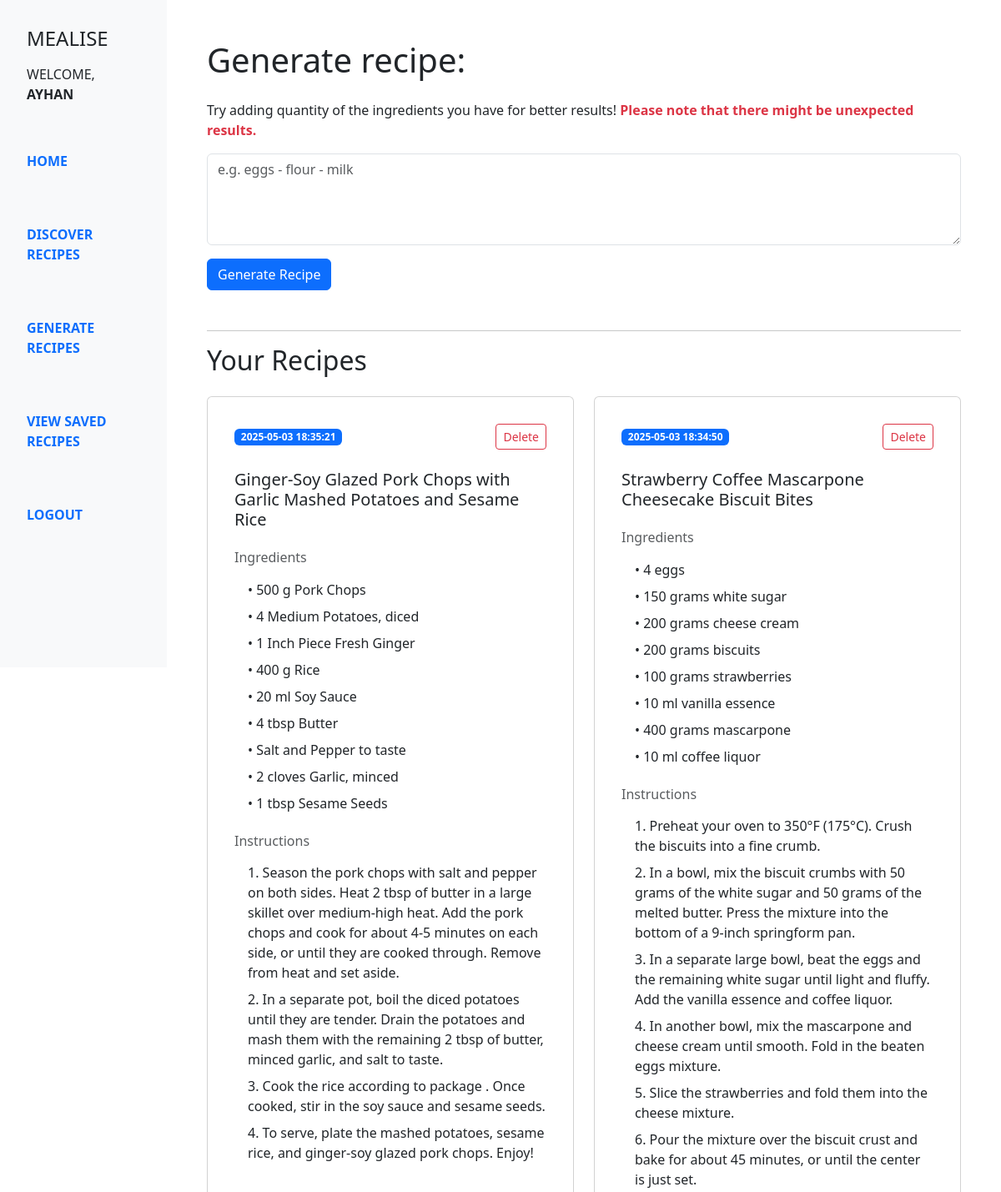
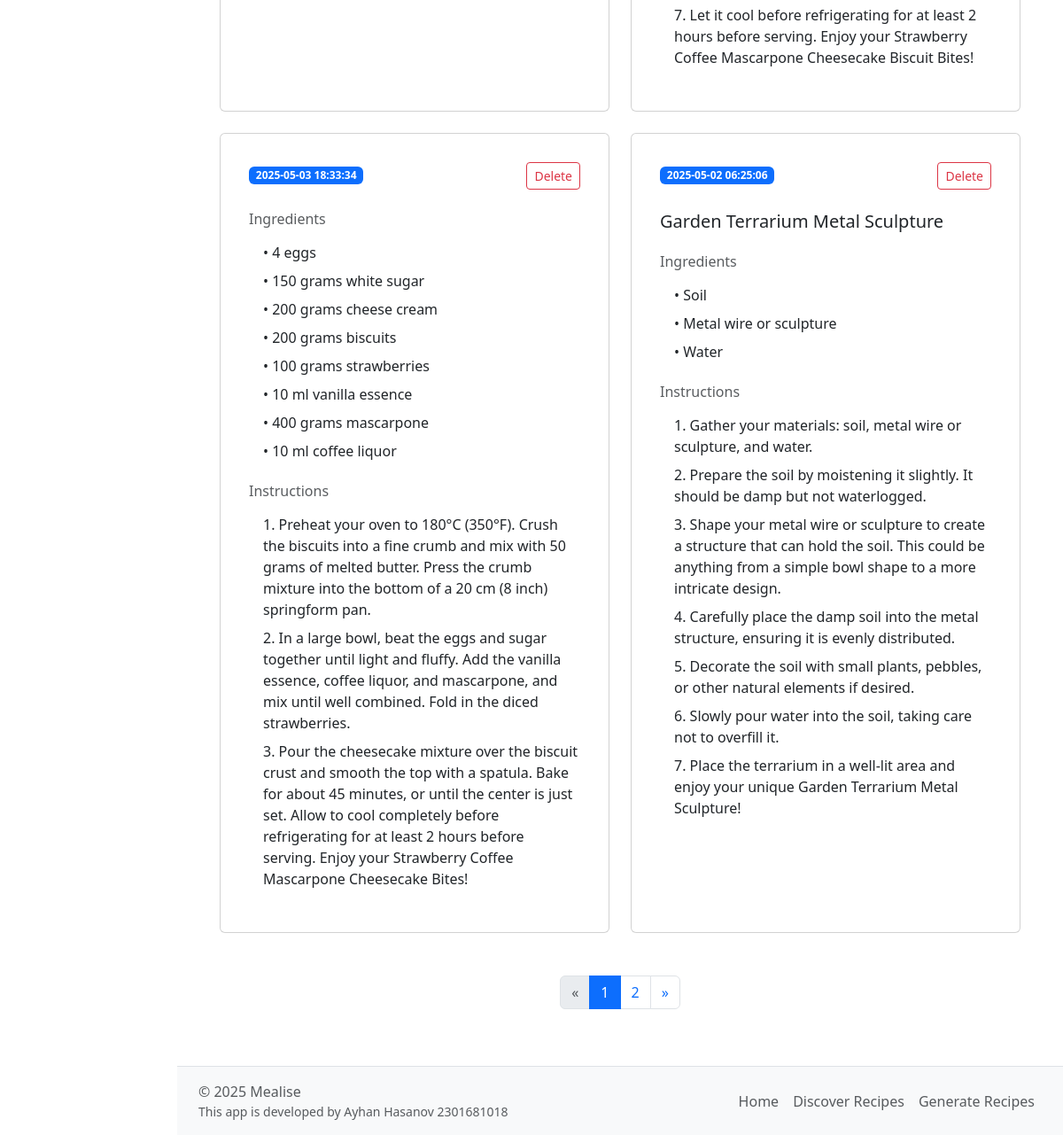
Before: /recipes (signed in) with the older database file (2 pictures, top to bottom).
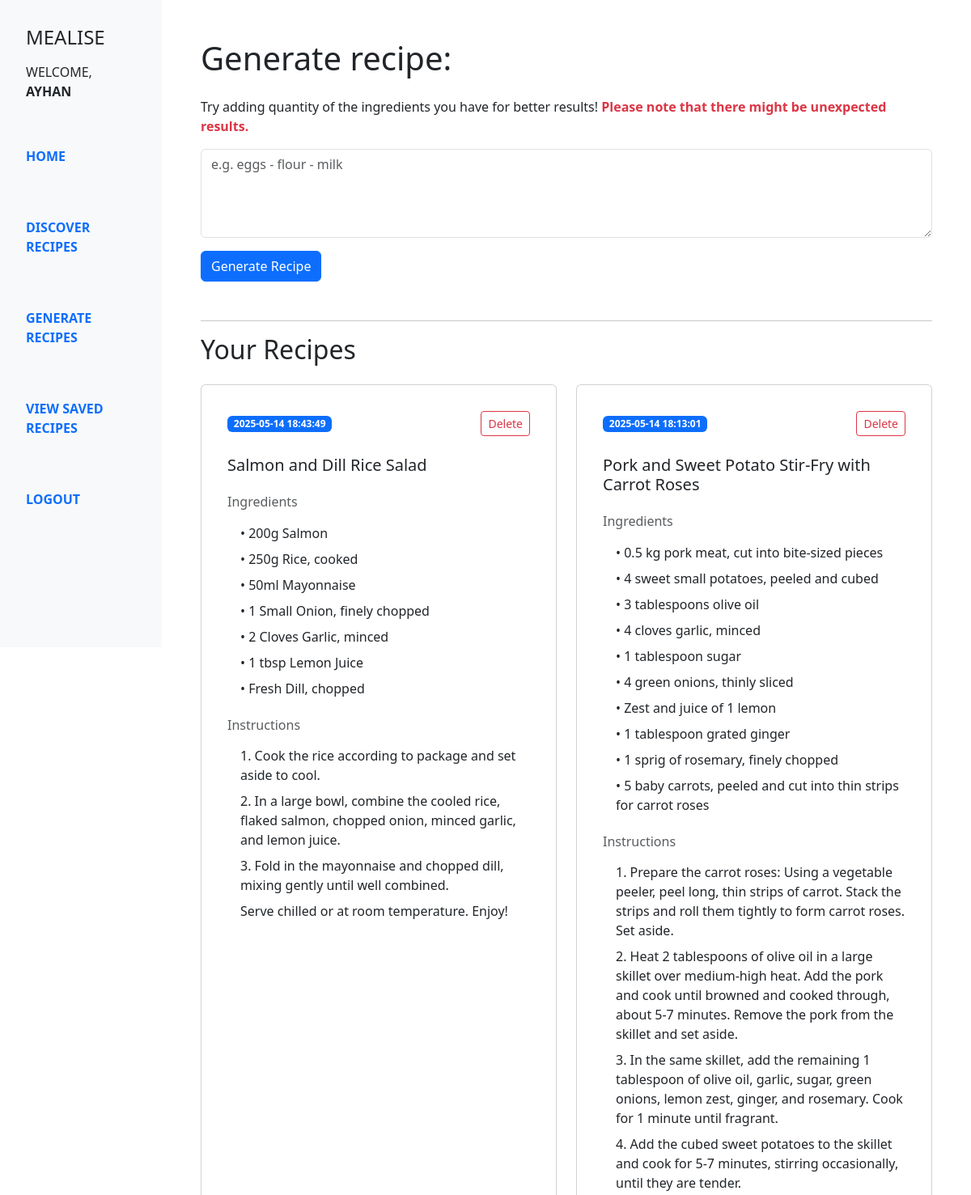
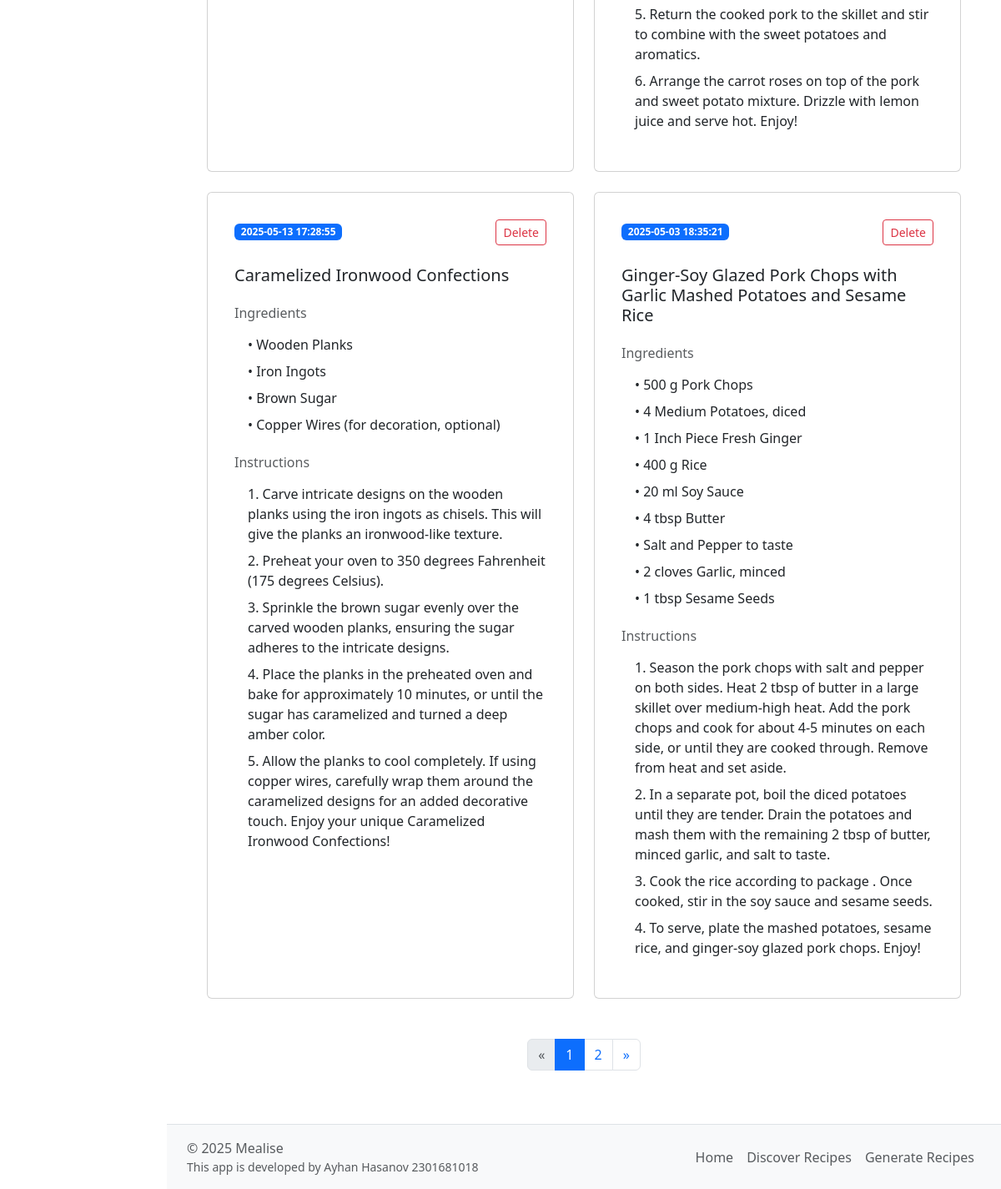
After: the same page with the newer database file (2 pictures, top to bottom).
### models/models.py (models this page shows, shortened)
class User(db.Model, UserMixin):  # Inherit from UserMixin for Flask-Login
    id = db.Column(db.Integer, primary_key=True)
    username = db.Column(db.String(120), unique=True, nullable=False)
    email = db.Column(db.String(120), unique=True, nullable=False)
    password = db.Column(db.String(120), nullable=False)
    @property
    def is_authenticated(self):
        return True

class Recipe(db.Model):
    id = db.Column(db.Integer, primary_key=True)
    username = db.Column(db.String(150), db.ForeignKey('user.username'), nullable=False)
    ingredients = db.Column(db.String(500), nullable=False)
    recipe = db.Column(db.String(1000), nullable=False)
    title = db.Column(db.String(150), nullable=False)
    created_at = db.Column(db.DateTime, nullable=False)

### routes/gen_recipe.py (the view)
@recipes_bp.route('/recipes', methods=['GET'])
@login_required
def gen_recipe_page() :
    if not current_user.is_authenticated :
        print("User not logged in, redirecting to login page...")
        return redirect(url_for('auth.login'))
    username = current_user.username
    from models.models import Recipe
    page = request.args.get('page', 1, type=int)
    per_page = 4
    recipes = Recipe.query.filter_by(username=username).order_by(Recipe.created_at.desc()).paginate(page=page, per_page=per_page)
    return render_template('recipe_page.html', recipes=recipes)

### app.py (called while the page is built)
def create_app():
    app = Flask(__name__)
    app.secret_key = os.getenv('FLASK_SECRET_KEY')
    app.config['SQLALCHEMY_DATABASE_URI'] = os.getenv('DATABASE_URI')
    app.config['SQLALCHEMY_TRACK_MODIFICATIONS'] = False
    app.register_blueprint(auth_bp)
    app.register_blueprint(recipes_bp)
    app.register_blueprint(home_bp)
    app.register_blueprint(spoonacular_bp)
    db.init_app(app)
    bcrypt.init_app(app)
    login_manager = LoginManager()
    login_manager.init_app(app)
    login_manager.login_view = 'auth.login'  # Redirect to login page if not authenticated
    @login_manager.user_loader
    def load_user(user_id) :
        return db.session.get(User, int(user_id))  # Updated method to avoid the legacy warning
    with app.app_context():
        db.create_all()
    return app

### templates/recipe_page.html (shortened to what this page needs)
{% extends 'base.html' %}
{% block content %}
<div class="container py-5 px-4">
    <h1 class="mb-4">Generate recipe: </h1>
    <p>Try adding quantity of the ingredients you have for better results! <span class="text-danger fw-bold">Please note that there might be unexpected results.</span></p>
    <form id="generateForm" method="POST" action="{{ url_for('recipes.generate_and_save_recipe') }}" class="mb-5">
        <div class="mb-3">
            <textarea name="ingredients" id="ingredients" class="form-control" rows="4" placeholder="e.g. eggs - flour - milk" required></textarea>
        </div>
        <button type="submit" class="btn btn-primary">Generate Recipe</button>
    </form>
    <hr>
    <h2 class="mb-4">Your Recipes</h2>
    <div class="row g-4">
        {% for recipe in recipes.items %}
            <div class="col-md-6 d-flex">
                <div class="card w-100 h-100 p-3">
                    <div class="card-body d-flex flex-column">
                        <div>
                            <div class="d-flex align-items-center justify-content-between mb-4">
                                <span class="badge bg-primary">{{ recipe.created_at }}</span>
                                <form method="POST" action="{{ url_for('recipes.delete_recipe', recipe_id=recipe.id) }}" onsubmit="return confirm('Are you sure you want to delete this recipe?');">
                                    <button type="submit" class="btn btn-outline-danger btn-sm">Delete</button>
                                </form>
                            </div>
                            <h5 class="card-title mb-4">{{ recipe.title }}</h5>
                            <h6 class="text-muted mb-3">Ingredients</h6>
                            <ul class="list-unstyled ps-3 mb-4">
                                {% for ingredient in recipe.ingredients.split('--') %}
                                    {% if ingredient.strip() %}
                                        <li class="mb-2">• {{ ingredient.strip() }}</li>
                                    {% endif %}
                                {% endfor %}
                            </ul>
                            <h6 class="text-muted mb-3">Instructions</h6>
                            <ol class="ps-3 list-unstyled">
                                {% for step in recipe.recipe.split('\n') %}
                                    {% if step.strip() %}
                                        <li class="mb-2">{{ step.strip() }}</li>
                                    {% endif %}
                                {% endfor %}
                            </ol>
                        </div>
                    </div>
                </div>
            </div>
        {% endfor %}
    </div>
    <nav aria-label="Recipe navigation" class="mt-5">
        <ul class="pagination justify-content-center">
            {% if recipes.has_prev %}
                <li class="page-item">
                    <a class="page-link" href="{{ url_for('recipes.gen_recipe_page', page=recipes.prev_num) }}" aria-label="Previous">
                        <span aria-hidden="true">&laquo;</span>
                    </a>
                </li>
            {% else %}
                <li class="page-item disabled">
                    <span class="page-link" aria-label="Previous">&laquo;</span>
                </li>
            {% endif %}
            {% for page_num in range(1, recipes.pages + 1) %}
                <li class="page-item {% if page_num == recipes.page %}active{% endif %}">
                    <a class="page-link" href="{{ url_for('recipes.gen_recipe_page', page=page_num) }}">{{ page_num }}</a>
                </li>
            {% endfor %}
            {% if recipes.has_next %}
                <li class="page-item">
                    <a class="page-link" href="{{ url_for('recipes.gen_recipe_page', page=recipes.next_num) }}" aria-label="Next">
                        <span aria-hidden="true">&raquo;</span>
                    </a>
                </li>
            {% else %}
                <li class="page-item disabled">
                    <span class="page-link" aria-label="Next">&raquo;</span>
                </li>
            {% endif %}
        </ul>
    </nav>
</div>
{% endblock %}

### templates/base.html (shortened to what this page needs)
<!DOCTYPE html>
<html lang="en">
<head>
  <link href="https://cdn.jsdelivr.net/npm/bootstrap@5.3.5/dist/css/bootstrap.min.css" rel="stylesheet">
</head>
<body class="d-flex flex-column min-vh-100">
  <div class="container-fluid d-flex flex-grow-1">
  <div class="row flex-grow-1 w-100">
      <nav class="col-md-3 col-lg-2 d-md-block bg-light sidebar p-3 text-uppercase fw-semibold position-fixed" style="height: 100vh;">
        <h4 class="m-3">Mealise</h4>
        {% if current_user.is_authenticated %}
        <p class="px-3 fw-lighter">Welcome, <b>{{ current_user.username }}</b></p>
      {% endif %}
        <ul class="nav flex-column mt-5">
          <li class="nav-item mb-5">
            <a class="nav-link active" href="{{ url_for('home.landing') }}">Home</a>
          </li>
          <li class="nav-item mb-5">
            <a class="nav-link" href="{{ url_for('spoonacular.unified_discover') }}">Discover Recipes</a>
          </li>
          <li class="nav-item mb-5">
            <a class="nav-link" href="{{ url_for('recipes.gen_recipe_page') }}">Generate Recipes</a>
          </li>
          <li class="nav-item mb-5">
            <a class="nav-link" href="{{ url_for('spoonacular.view_saved_recipes') }}">View Saved Recipes</a>
          </li>
          <li class="nav-item mb-1">
            {% if current_user.is_authenticated %}
          <a class="nav-link" href="{{ url_for('auth.logout') }}">Logout</a>
        {% else %}
          <a class="nav-link" href="{{ url_for('auth.login') }}">Login</a>
        {% endif %}
          </li>
        </ul>
      </nav>
      <main class="ms-auto col-md-9 ms-sm-auto col-lg-10 px-md-4">
        {% block content %}
        {% endblock %}
      </main>
      <footer class=" ms-auto col-md-9 ms-sm-auto col-lg-10 px-md-4 d-flex justify-content-between align-items-center py-3 border-top bg-light px-4 mt-auto">
  <div class="d-flex flex-column">
    <span class="text-muted">&copy; 2025 Mealise</span>
    <small class="text-muted">This app is developed by Ayhan Hasanov 2301681018</small>
  </div>
  <ul class="nav justify-content-end">
    <li class="nav-item">
      <a class="nav-link px-2 text-muted" href="{{ url_for('home.landing') }}">Home</a>
    </li>
    <li class="nav-item">
      <a class="nav-link px-2 text-muted" href="{{ url_for('spoonacular.unified_discover') }}">Discover Recipes</a>
    </li>
    <li class="nav-item">
      <a class="nav-link px-2 text-muted" href="{{ url_for('recipes.gen_recipe_page') }}">Generate Recipes</a>
    </li>
  </ul>
</footer>
    </div>
  </div>
</body>
</html>

Changed rows visible on the page:
no longer on this page (row unchanged): Recipe: created_at "2025-05-03 18:34:50", title "Strawberry Coffee Mascarpone Cheesecake Biscuit Bites", strip "4 eggs" "150 grams white sugar" "200 grams cheese cream" "200 grams biscuits" "100 grams strawberries" "10 ml vanilla essence" "400 grams mascarpone" "10 ml coffee liquor", strip "1. Preheat your oven to 350°F (175°C). Crush the biscuits into a fine crumb." "2. In a bowl, mix the biscuit crumbs with 50 grams of the white sugar and 50 grams of the melted butter. Press the mixture into the bottom of a 9-inch springform pan." "3. In a separate large bowl, beat the eggs and the remaining white sugar until light and fluffy. Add the vanilla essence and coffee liquor." "4. In another bowl, mix the mascarpone and cheese cream until smooth. Fold in the beaten eggs mixture." "5. Slice the strawberries and fold them into the cheese mixture." "6. Pour the mixture over the biscuit crust and bake for about 45 minutes, or until the center is just set." "7. Let it cool before refrigerating for at least 2 hours before serving. Enjoy your Strawberry Coffee Mascarpone Cheesecake Biscuit Bites!"
removed Recipe: created_at "2025-05-03 18:33:34", strip "4 eggs" "150 grams white sugar" "200 grams cheese cream" "200 grams biscuits" "100 grams strawberries" "10 ml vanilla essence" "400 grams mascarpone" "10 ml coffee liquor", strip "1. Preheat your oven to 180°C (350°F). Crush the biscuits into a fine crumb and mix with 50 grams of melted butter. Press the crumb mixture into the bottom of a 20 cm (8 inch) springform pan." "2. In a large bowl, beat the eggs and sugar together until light and fluffy. Add the vanilla essence, coffee liquor, and mascarpone, and mix until well combined. Fold in the diced strawberries." "3. Pour the cheesecake mixture over the biscuit crust and smooth the top with a spatula. Bake for about 45 minutes, or until the center is just set. Allow to cool completely before refrigerating for at least 2 hours before serving. Enjoy your Strawberry Coffee Mascarpone Cheesecake Bites!"
no longer on this page (row unchanged): Recipe: created_at "2025-05-02 06:25:06", title "Garden Terrarium Metal Sculpture", strip "Soil" "Metal wire or sculpture" "Water", strip "1. Gather your materials: soil, metal wire or sculpture, and water." "2. Prepare the soil by moistening it slightly. It should be damp but not waterlogged." "3. Shape your metal wire or sculpture to create a structure that can hold the soil. This could be anything from a simple bowl shape to a more intricate design." "4. Carefully place the damp soil into the metal structure, ensuring it is evenly distributed." "5. Decorate the soil with small plants, pebbles, or other natural elements if desired." "6. Slowly pour water into the soil, taking care not to overfill it." "7. Place the terrarium in a well-lit area and enjoy your unique Garden Terrarium Metal Sculpture!"
added Recipe: created_at "2025-05-14 18:43:49", title "Salmon and Dill Rice Salad", strip "200g Salmon" "250g Rice, cooked" "50ml Mayonnaise" "1 Small Onion, finely chopped" "2 Cloves Garlic, minced" "1 tbsp Lemon Juice" "Fresh Dill, chopped", strip "1. Cook the rice according to package and set aside to cool." "2. In a large bowl, combine the cooled rice, flaked salmon, chopped onion, minced garlic, and lemon juice." "3. Fold in the mayonnaise and chopped dill, mixing gently until well combined." "Serve chilled or at room temperature. Enjoy!"
added Recipe: created_at "2025-05-14 18:13:01", title "Pork and Sweet Potato Stir-Fry with Carrot Roses", strip "0.5 kg pork meat, cut into bite-sized pieces" "4 sweet small potatoes, peeled and cubed" "3 tablespoons olive oil" "4 cloves garlic, minced" "1 tablespoon sugar" "4 green onions, thinly sliced" "Zest and juice of 1 lemon" "1 tablespoon grated ginger" "1 sprig of rosemary, finely chopped" "5 baby carrots, peeled and cut into thin strips for carrot roses", strip "1. Prepare the carrot roses: Using a vegetable peeler, peel long, thin strips of carrot. Stack the strips and roll them tightly to form carrot roses. Set aside." "2. Heat 2 tablespoons of olive oil in a large skillet over medium-high heat. Add the pork and cook until browned and cooked through, about 5-7 minutes. Remove the pork from the skillet and set aside." "3. In the same skillet, add the remaining 1 tablespoon of olive oil, garlic, sugar, green onions, lemon zest, ginger, and rosemary. Cook for 1 minute until fragrant." "4. Add the cubed sweet potatoes to the skillet and cook for 5-7 minutes, stirring occasionally, until they are tender." "5. Return the cooked pork to the skillet and stir to combine with the sweet potatoes and aromatics." "6. Arrange the carrot roses on top of the pork and sweet potato mixture. Drizzle with lemon juice and serve hot. Enjoy!"
added Recipe: created_at "2025-05-13 17:28:55", title "Caramelized Ironwood Confections", strip "Wooden Planks" "Iron Ingots" "Brown Sugar" "Copper Wires (for decoration, optional)", strip "1. Carve intricate designs on the wooden planks using the iron ingots as chisels. This will give the planks an ironwood-like texture." "2. Preheat your oven to 350 degrees Fahrenheit (175 degrees Celsius)." "3. Sprinkle the brown sugar evenly over the carved wooden planks, ensuring the sugar adheres to the intricate designs." "4. Place the planks in the preheated oven and bake for approximately 10 minutes, or until the sugar has caramelized and turned a deep amber color." "5. Allow the planks to cool completely. If using copper wires, carefully wrap them around the caramelized designs for an added decorative touch. Enjoy your unique Caramelized Ironwood Confections!"
